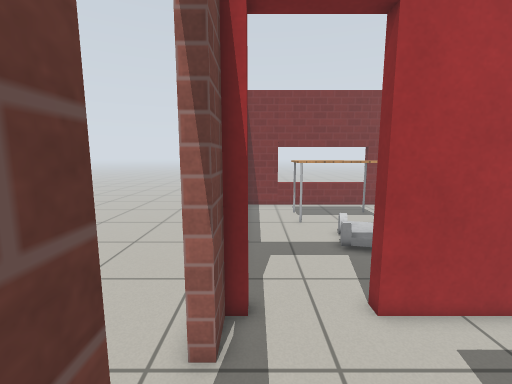
view 1 (above)

17 first-person views from a walk through a robot-simulator world made for Gazebo. The camera is 1.1 m above the floor, tilts 8° down and sees 90° across. The floor is counted in squares, 0.25 m on a side. Each view is taken from the middle of a square. On the plan, view 1 faces up. The plan holds only what a view shows up to about 20 squares ahead; the rest is blank. Robots are left out. Gazebo's built-in surfaces are drawn with simple patterns.

view 2
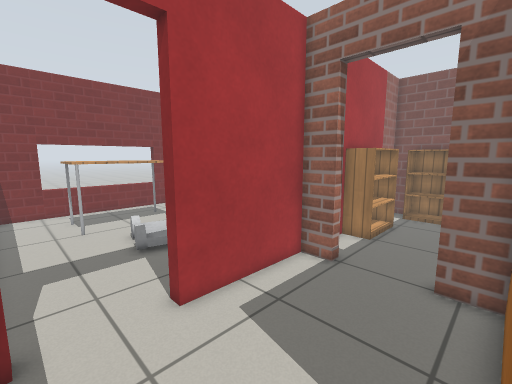

view 3
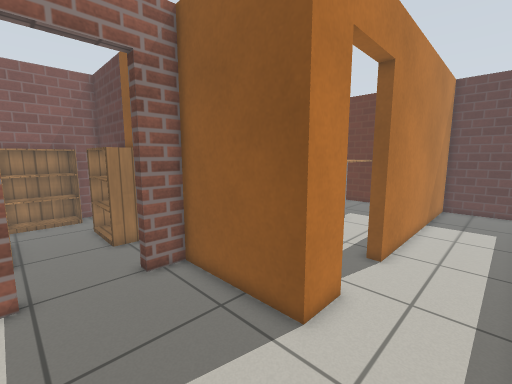

view 4
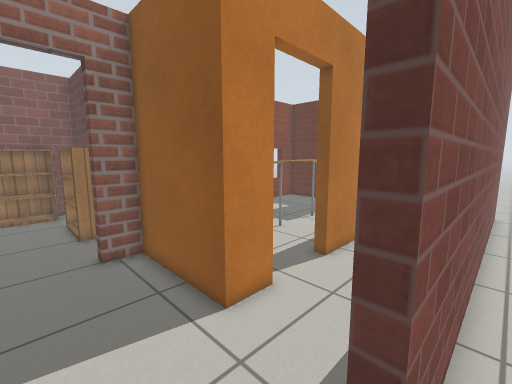

view 5
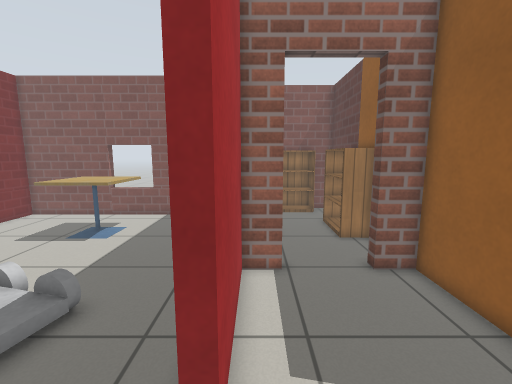

view 6
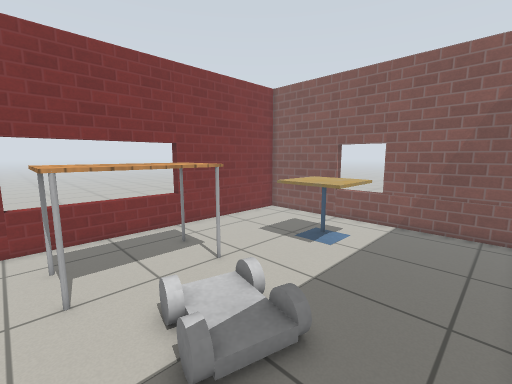

view 7
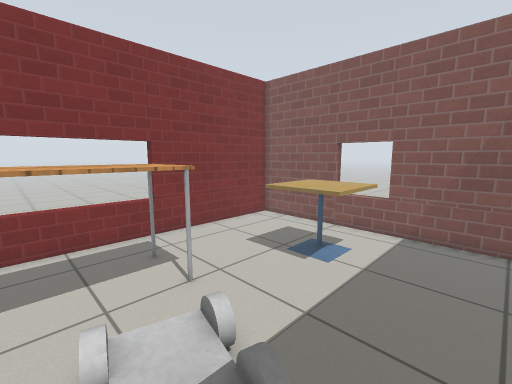

view 8
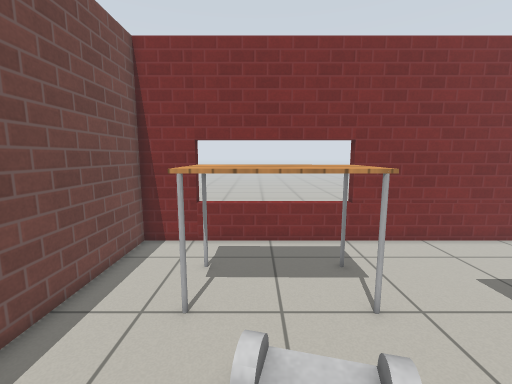

view 9
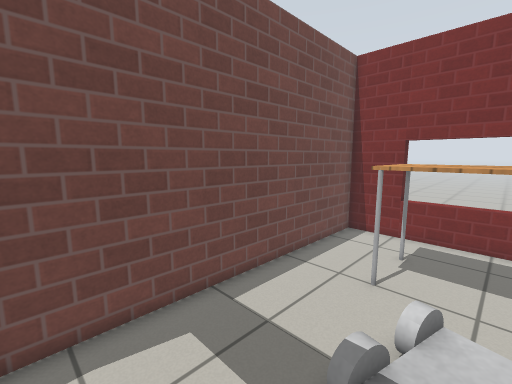

view 10
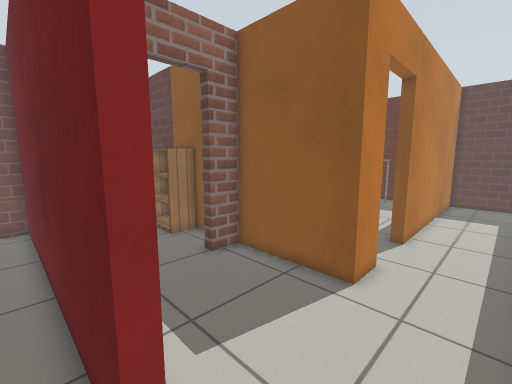

view 11
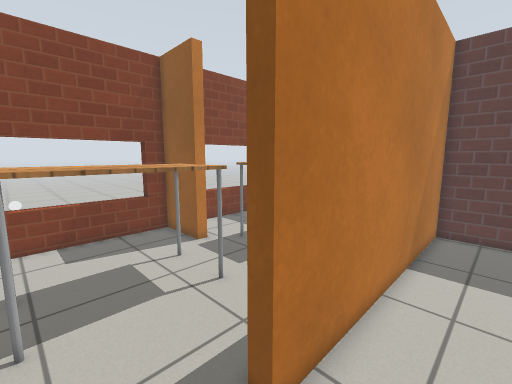

view 12
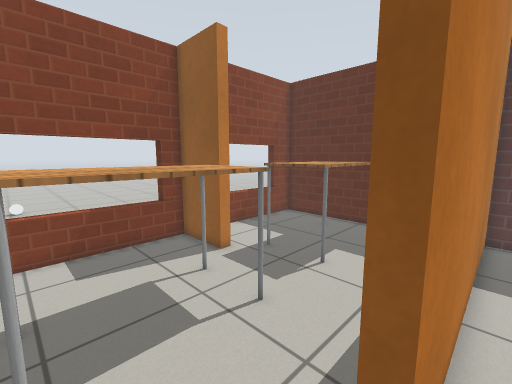

view 13
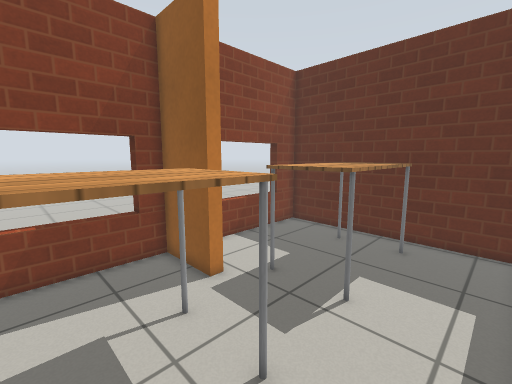

view 14
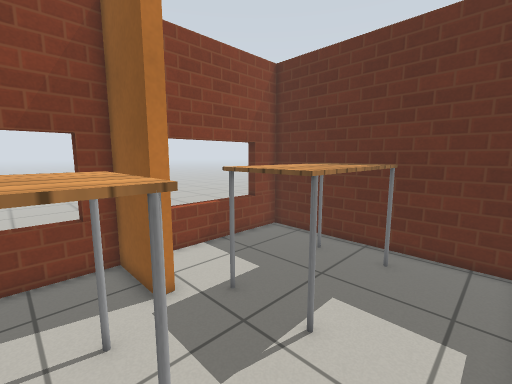

view 15
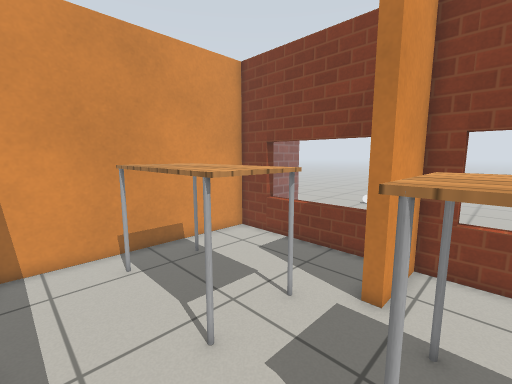

view 16
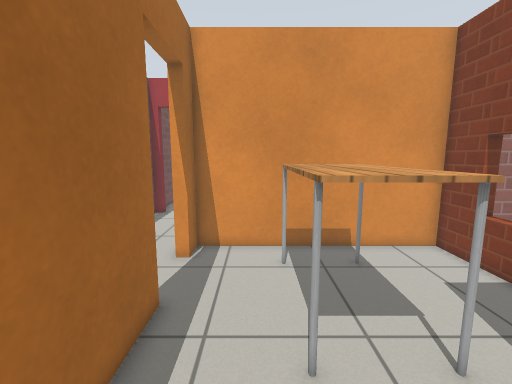

view 17
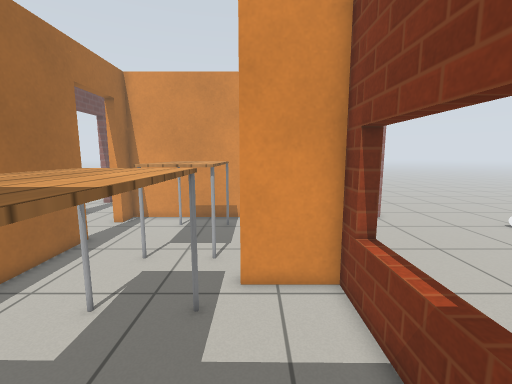

### Floor plan
Points are (right, up) in squares from view 1. A wall is a line through its corners. A room is listed if a view was taken in it or the views show most of it. See-through windows are left out.
Room 1 (views 1, 2, 3, 5, 11, 12)
walls: (3.5, -2.3) (3.5, -0.3) (9.5, -0.3) (9.5, 1.3); (-0.8, 1.3) (-0.8, 0.8); (-0.2, 6.5) (-0.8, 6.5) (-0.8, 4.9); (9.5, 4.9) (9.5, 6.5) (3.4, 6.5); (-0.3, -19.5) (3.5, -19.5) (3.5, -5.9)
ways out: open door at (-1, 3.5) to room 2; open door at (1.5, 7) to room 3; open door at (4, -4.5) to room 4; open door at (10, 3.5) to room 6
Room 2 (view 4)
walls: (22.1, -0.9) (18.5, -0.9); (-1.5, -20.1) (-1.5, 1.3)
ways out: open door at (-1, 3.5) to room 1
objects: other object (29, -4)
Room 3 (views 6, 7, 8, 9, 10)
walls: (3.4, 7.1) (19, 7.1) (19, 22.9) (-0.8, 22.9) (-0.8, 7.6)
ways out: open door at (1.5, 7) to room 1
objects: table (3, 17) to (9, 20); car (5, 13); car (5, 15); car (7, 14); cafe table (13, 13) to (16, 17)
Room 4 (views 13, 14)
walls: (12.5, -10.7) (12.5, -10.1) (15.9, -10.1) (15.9, -0.9) (4.1, -0.9) (4.1, -2.3); (4.1, -5.9) (4.2, -10.7)
ways out: open door at (4, -4.5) to room 1; opening at (8.5, -10.5) to room 5
objects: table (8, -8) to (11, -3)
Room 5 (views 15, 16, 17)
walls: (4.6, -19.5) (15.9, -19.7) (15.9, -10.7) (12.5, -10.7)
ways out: opening at (8.5, -10.5) to room 4
objects: table (8, -18) to (11, -12)
Room 6 (no view inside)
walls: (16.4, -0.3) (21.4, -0.3) (21.4, 6.5) (13.1, 6.5); (12.5, -0.3) (13.5, -0.3)
ways out: open door at (10, 3.5) to room 1
objects: bookshelf (14, 0) to (17, 1); bookshelf (14, 5) to (17, 6); bookshelf (20, 2) to (21, 5)

Where each view was taken, in squares from view 1:
view 1: 0 up, 0 right, facing up
view 2: 0 up, 0 right, facing up-right
view 3: 5 up, 0 right, facing down-right
view 4: 4 up, 2 left, facing down-right
view 5: 6 up, 0 right, facing right
view 6: 8 up, 2 right, facing up-right
view 7: 9 up, 4 right, facing up-right
view 8: 10 up, 5 right, facing up
view 9: 8 up, 6 right, facing up-left
view 10: 8 up, 0 right, facing down-right
view 11: 3 down, 1 right, facing down-right
view 12: 3 down, 3 right, facing down-right
view 13: 5 down, 5 right, facing down-right
view 14: 7 down, 5 right, facing down-right
view 15: 13 down, 5 right, facing up-right
view 16: 13 down, 7 right, facing up
view 17: 19 down, 13 right, facing up
